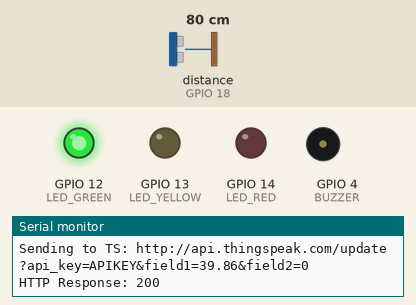
Simulated run of this sketch. Board: ESP32. Shown: output pins drawn as LEDs (lit = HIGH), buzzer (waves = sounding), the last lines printed to the serial monitor. Wiring (inferred from the names in the program): ultrasonic range finder: trigger GPIO 5; echo GPIO 18. The inputs (shaded band) are chosen by the test bench; at power-on: distance to the obstacle (sensor on GPIO 18) 80 cm. The echo pulse lasts 58.3 µs per cm; WiFi joins after 1.5 s; servers stay silent unless stated; web services answer with replies made up by the test bench; pins used as bus, display or sensor lines are not drawn.

Above: at 3.0 s.
3.1 s: distance to the obstacle (sensor on GPIO 18) set to 33 cm
17.1 s: distance to the obstacle (sensor on GPIO 18) set to 28 cm
28.5 s: distance to the obstacle (sensor on GPIO 18) set to 17 cm
At 32.32 s:
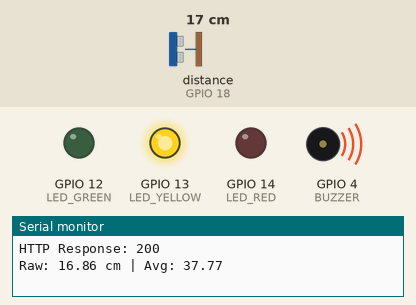
39.9 s: distance to the obstacle (sensor on GPIO 18) set to 14 cm
At 48.3 s:
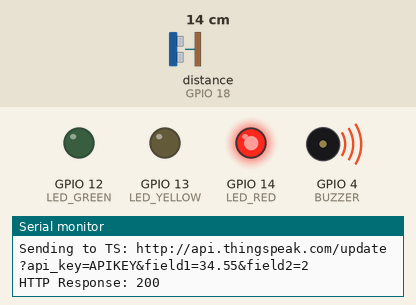
51.3 s: distance to the obstacle (sensor on GPIO 18) set to 18 cm
At 63.8 s:
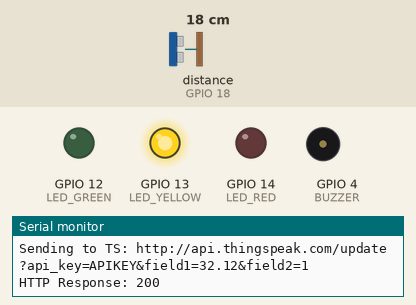
64.5 s: distance to the obstacle (sensor on GPIO 18) set to 2 cm
At 79.2 s:
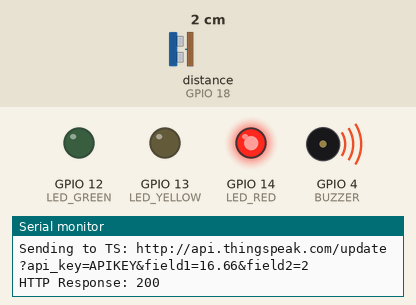
Timing chart, 0 to 79.5 s (numbered marks = the images above; inputs shaded):
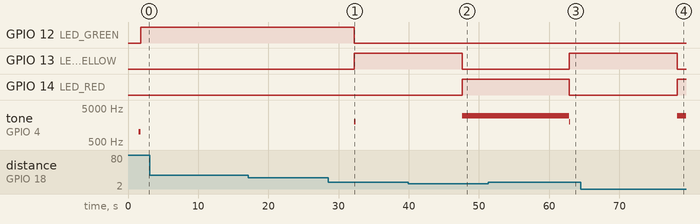

The sketch:

River_Water_Level_Alert.ino
```cpp
#include <WiFi.h>
#include <HTTPClient.h>

const char* ssid = "Wokwi-GUEST";
const char* password = "";

String apiKey = "APIKEY";  //enter API KEY
const char* server = "http://api.thingspeak.com/update";

#define TRIG_PIN    5
#define ECHO_PIN    18
#define BUZZER      4
#define LED_GREEN   12
#define LED_YELLOW  13
#define LED_RED     14

float readings[5];
int idx = 0;

// ---------- WiFi ----------
void initWiFi() {
  Serial.print("Connecting WiFi...");
  WiFi.begin(ssid, password);
  while (WiFi.status() != WL_CONNECTED) { delay(500); Serial.print("."); }
  Serial.println("\nWiFi Connected!");
}

// ---------- Ultrasonic read ----------
float readUltrasonic() {
  digitalWrite(TRIG_PIN, LOW); delayMicroseconds(2);
  digitalWrite(TRIG_PIN, HIGH); delayMicroseconds(10);
  digitalWrite(TRIG_PIN, LOW);
  long duration = pulseIn(ECHO_PIN, HIGH);
  return duration * 0.034 / 2;
}

// ---------- Rolling average ----------
float rollingAvg(float val) {
  readings[idx] = val;
  idx = (idx + 1) % 5;
  float sum = 0;
  for (int i = 0; i < 5; i++) sum += readings[i];
  return sum / 5;
}

// ---------- Cloud push ----------
void pushToCloud(float distance, int levelValue) {
  if (WiFi.status() != WL_CONNECTED) return;
  HTTPClient http;
  String url = String(server) + "?api_key=" + apiKey +
               "&field1=" + String(distance) +
               "&field2=" + String(levelValue);
  Serial.println("Sending to TS: " + url);
  http.begin(url);
  int code = http.GET();
  Serial.print("HTTP Response: "); Serial.println(code);
  http.end();
}

// ---------- Setup ----------
void setup() {
  Serial.begin(115200);
  pinMode(TRIG_PIN, OUTPUT);
  pinMode(ECHO_PIN, INPUT);
  pinMode(BUZZER, OUTPUT);
  pinMode(LED_GREEN, OUTPUT);
  pinMode(LED_YELLOW, OUTPUT);
  pinMode(LED_RED, OUTPUT);

  for (int i = 0; i < 5; i++) readings[i] = 30;

  initWiFi();

  tone(BUZZER, 1000); delay(300); noTone(BUZZER);
}

// ---------- Loop ----------
void loop() {
  float raw = readUltrasonic();
  float avg = rollingAvg(raw);

  Serial.print("Raw: "); Serial.print(raw);
  Serial.print(" cm | Avg: "); Serial.println(avg);

  String level;
  int levelValue;

  digitalWrite(LED_GREEN, LOW);
  digitalWrite(LED_YELLOW, LOW);
  digitalWrite(LED_RED, LOW);
  noTone(BUZZER);

  if (raw < 15) {
    level = "CRITICAL"; levelValue = 2;
    digitalWrite(LED_RED, HIGH);
    tone(BUZZER, 3000);
  }
  else if (raw <= 30) {
    level = "WARNING"; levelValue = 1;
    digitalWrite(LED_YELLOW, HIGH);
    tone(BUZZER, 2000);
    delay(200);
    noTone(BUZZER);
  }
  else {
    level = "NORMAL"; levelValue = 0;
    digitalWrite(LED_GREEN, HIGH);
  }

  Serial.println("Level: " + level);

  pushToCloud(avg, levelValue);

  delay(15000); // ThingSpeak free-tier rate limit
}
```

Measured:
- the behaviour switches between 16 and 15 cm on distance to the obstacle (sensor on GPIO 18) (found by bisection; images 1 and 2)
- after the input at 39.9 s, GPIO 13 (LED_YELLOW): HIGH → LOW after 7.7 s; GPIO 14 (LED_RED): LOW → HIGH after 7.7 s
- after the input at 51.3 s, GPIO 13 (LED_YELLOW): LOW → HIGH after 11.5 s; GPIO 14 (LED_RED): HIGH → LOW after 11.5 s; tone on GPIO 4 (BUZZER): 3000 Hz → 2000 Hz after 11.5 s, → silent 0.20 s later
- after the input at 64.5 s, GPIO 13 (LED_YELLOW): HIGH → LOW after 13.7 s; GPIO 14 (LED_RED): LOW → HIGH after 13.7 s
